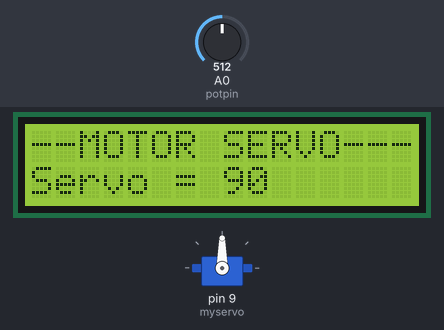
A sketch run on a simulated Arduino Uno, built with avr-gcc and run on an emulated ATmega328P. On the bench: servo, 16×2 character LCD. The test bench sets the inputs (shaded band); at power-on: A0 (potpin) = 512.

Above: at 2.3 s.
2.4 s: A0 (potpin) set to 716
At 3.2 s:
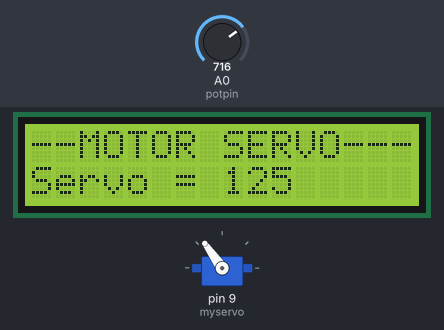
3.9 s: A0 (potpin) set to 900
At 4.3 s:
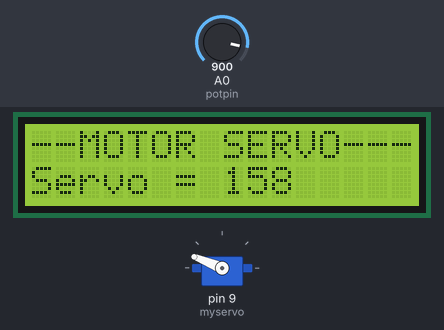
5.4 s: A0 (potpin) set to 1023
At 6.6 s:
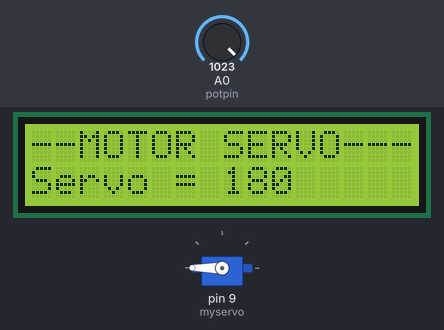
6.9 s: A0 (potpin) set to 306
At 7.7 s:
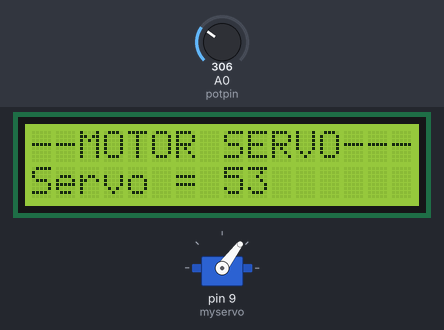
8.4 s: A0 (potpin) set to 122
At 8.7 s:
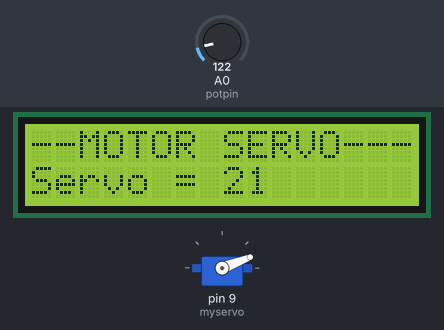
9.9 s: A0 (potpin) set to 0
At 10.9 s:
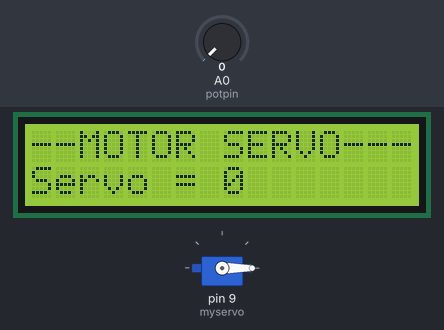
Timing chart, 0 to 12.4 s (numbered marks = the images above; inputs shaded):
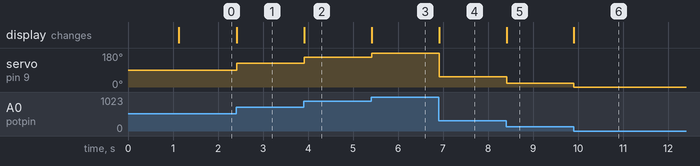

The sketch:

M9-MotorServoV2.ino
```cpp
// PERBEDAAN DENGAN V1 :
// Perbedaannya adalah kodingan ini membatasi gerak servonya karena panjang pulsa yg dihasilin berbeda dengan yang ditampilkan LCD
// Sebagai contoh : secara teori 1 m/s = 0º ; 1.5 m/s = 90º ; 2 m/s = 180º
//                  realita dari osiloskop 0.5 m/s = 0º ; 1.5 m/s = 90º ; 2.5 m/s = 180º

#include <Servo.h>
#include <Wire.h>
#include <LiquidCrystal_I2C.h>

LiquidCrystal_I2C lcd(0x27, 16, 2); // Untuk di protheus pakai LCD Address 20 dan 27 untuk di percobaan realtimenya
Servo myservo;

const int potpin = A0;
int val;

void setup() {
  myservo.attach(9);
  lcd.init();
  lcd.backlight();
  lcd.setCursor(0, 0);
  lcd.print("--MOTOR SERVO---");
  lcd.setCursor(0, 1);
  lcd.print("    SIMULASI    ");
  delay(1000);
  lcd.clear();
  lcd.setCursor(0, 0);
  lcd.print("--MOTOR SERVO---");
  lcd.setCursor(0, 1);
  lcd.print("Servo = ");
}

void loop() {
  val = analogRead(potpin);
  val = map(val, 0, 1023, 0, 180);
  myservo.write(val);
  lcd.setCursor(8, 1);
  lcd.print(val);
  lcd.print("   ");
  delay(15);
}
```

Measured:
- after the input at 2.4 s, servo on pin 9 (myservo): 90° → 125° at once; the display: changes at once (image 1)
- after the input at 3.9 s, servo on pin 9 (myservo): 125° → 158° at once; the display: changes at once (image 2)
- after the input at 5.4 s, servo on pin 9 (myservo): 158° → 180° at once; the display: changes at once (image 3)
- after the input at 6.9 s, servo on pin 9 (myservo): 180° → 53° at once; the display: changes at once (image 4)
- after the input at 8.4 s, servo on pin 9 (myservo): 53° → 21° at once; the display: changes at once (image 5)
- after the input at 9.9 s, servo on pin 9 (myservo): 21° → 0° at once; the display: changes at once (image 6)
